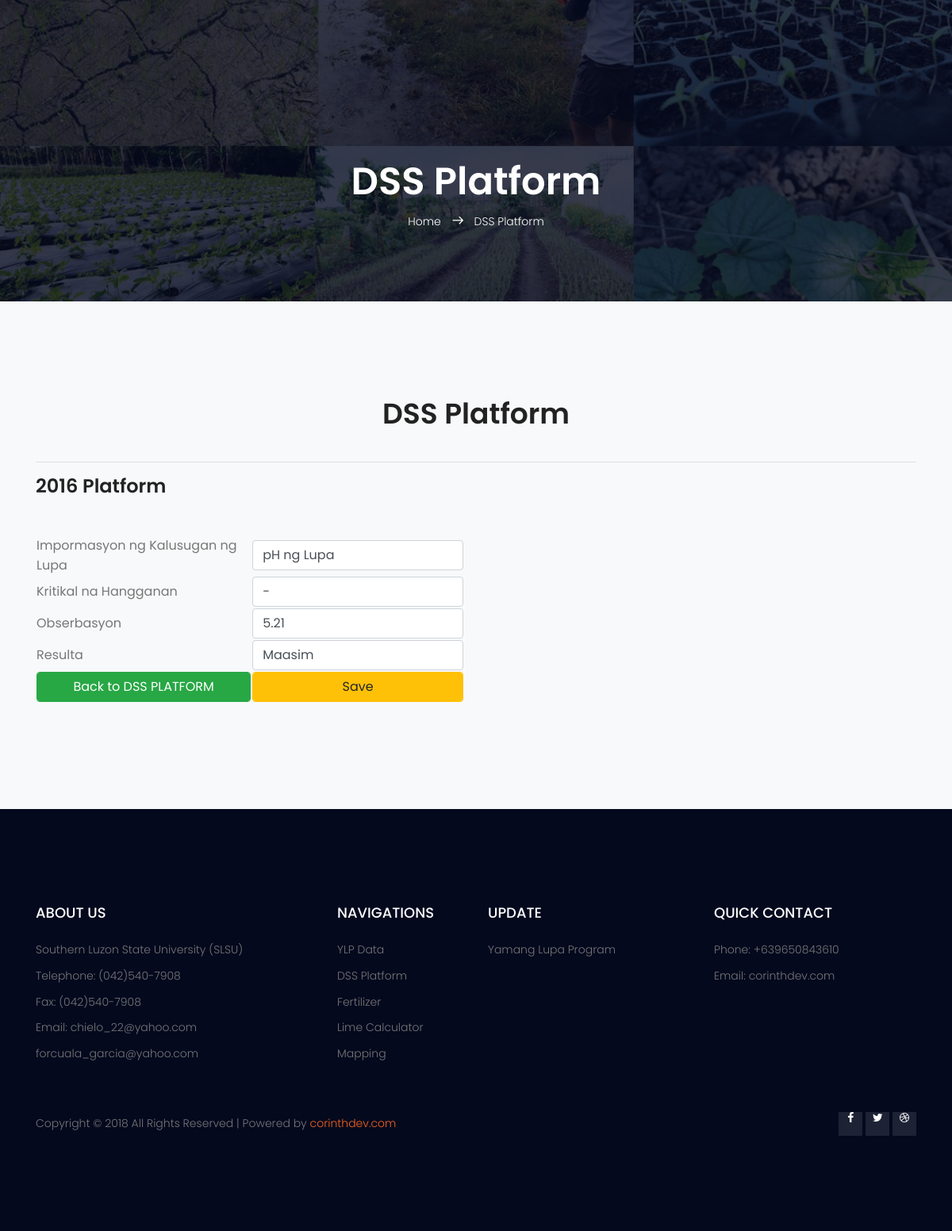
The page /home/update_dss2016.php?id=11 (signed in) on the database its author committed.
### tables this page shows
CREATE TABLE `dss_table_one` (
  `id` int(11) NOT NULL,
  `dss_info` varchar(199) NOT NULL,
  `dss_krit` varchar(199) NOT NULL,
  `dss_observe` varchar(199) NOT NULL,
  `dss_result` varchar(199) NOT NULL
);

### home/update_dss2016.php (the view, shortened to what this page needs)
<?php
include 'connection.php';
if(isset($_GET["id"]))
{
$query = "SELECT * FROM dss_table_one WHERE id = '".$_GET["id"]."'";
$result = mysqli_query($conn, $query);
    while($test = mysqli_fetch_array($result))
    {
            $dss_info=$test['dss_info'] ;
            $dss_krit= $test['dss_krit'] ;
            $dss_observe=$test['dss_observe'] ;
            $dss_result=$test['dss_result'] ;
    }
}
?>
<link rel="stylesheet" type="text/css" href="https://cdn.datatables.net/1.10.19/css/dataTables.bootstrap4.min.css">
    <?php include 'frontend_links/links.php'; ?>
        <section class="banner-area relative about-banner" id="home">
            <div class="overlay overlay-bg"></div>
            <div class="container">
                <div class="row d-flex align-items-center justify-content-center">
                    <div class="about-content col-lg-12">
                        <h1 class="text-white">
                            DSS Platform
                        </h1>
                        <p class="text-white link-nav"><a href="index.php">Home </a>  <span class="lnr lnr-arrow-right"></span>  <a href="/pages/dss_platform/dss_platform"> DSS Platform</a></p>
                    </div>
                </div>
            </div>
        </section>
        <section class="events-list-area section-gap event-page-lists bg-light">
            <div class="container">
            <center><h1>DSS Platform</h1></center><br><hr>
                <div class="row">
                    <div class="col-lg-12">
                        <h3>2016 Platform</h3><br><br>
                        <div class="row">
                          <div class="col-lg-6">
                            <form method="POST">
                                <table>
                                  <tbody>
                                    <tr>
                                      <td>Impormasyon ng Kalusugan ng Lupa</td>
                                      <td><input class = "form-control" type="text" value="<?php echo $dss_info;?>" name="dss_info"></td>
                                    </tr>
                                    <tr>
                                      <td>Kritikal na Hangganan</td>
                                      <td><input class = "form-control" type="text" value="<?php echo $dss_krit;?>" name="dss_krit"></td>
                                    </tr>
                                    <tr>
                                      <td>Obserbasyon</td>
                                      <td><input class = "form-control" type="text" value="<?php echo $dss_observe;?>" name="dss_observe"></td>
                                    </tr>
                                    <tr>
                                      <td>Resulta</td>
                                      <td><input class = "form-control" type="text" value="<?php echo $dss_result;?>" name="dss_result"></td>
                                    </tr>
                                    <tr>
                                      <td>
                                        <a href = "dss_platform.php" role = "button" class="form-control btn btn-success">Back to DSS PLATFORM</a>
                                      </td>
                                      <td>
                                        <input type="submit" name="update" class="form-control btn btn-warning" value="Save">
                                      </td>
                                    </tr>
                                  </tbody>
                                </table>
                            </form>
                          </div>
                        </div>
                    </div>
                </div>
            </div>
        </section>
        <?php include '../navigation/footer.php'; ?>

### home/css/main.css (style rules this page uses)
a { -webkit-transition:all 0.3s ease 0s;-moz-transition:all 0.3s ease 0s;-o-transition:all 0.3s ease 0s;transition:all 0.3s ease 0s }
a,a:focus,a:hover { text-decoration:none;outline:0 }
h1,h2,h3,h4,h5,h6 { font-family:"Poppins",sans-serif;color:#222;line-height:1.2em !important;margin-bottom:0;margin-top:0;font-weight:600 }
h1,.h1 { font-size:36px }
h3,.h3 { font-size:24px }
td,th { border-radius:0px }
.text-white { color:#fff }
.relative { position:relative }
.overlay { position:absolute;left:0;right:0;top:0;bottom:0 }
h1 { font-size:36px }
h3 { font-size:24px }
h1,h2,h3,h4,h5,h6 { line-height:1.5em }
.section-gap { padding:120px 0 }
.banner-area { background:url(../img/banner-bg.jpg) right;background-size:cover }
.banner-area .overlay-bg { background-color:rgba(4,9,30,0.8) }
.link-nav { margin-top:10px;margin-bottom:0px }
.about-banner { background:url(../img/top-banner.jpg) right no-repeat;background-size:cover }
.about-content { margin-top:110px;padding:90px 0px;text-align:center }
.about-content h1 { font-size:48px;font-weight:600 }
.about-content a { color:#fff;font-weight:300;font-size:14px }
.about-content .lnr { margin:0px 10px;font-weight:600 }

### rows shown on the page
dss_table_one: dss_info "pH ng Lupa", dss_krit "-", dss_observe "5.21", dss_result "Maasim"
